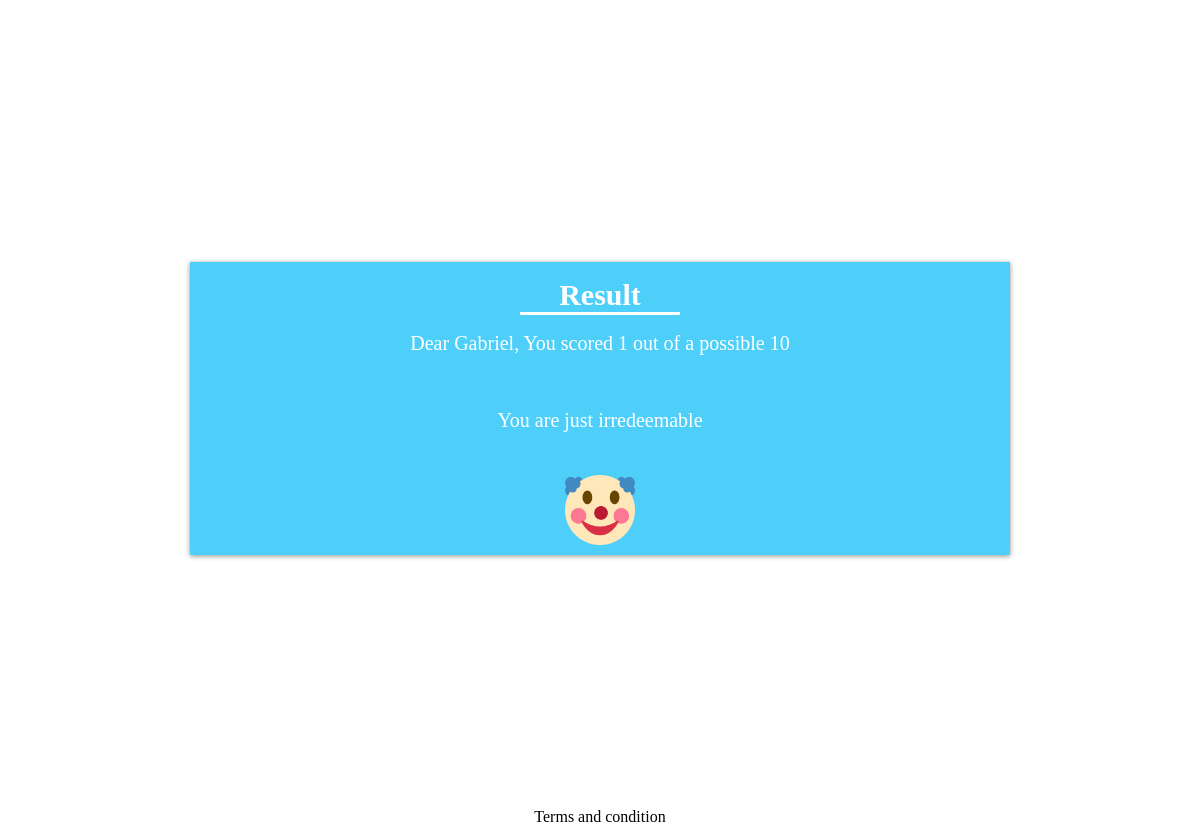
Page /result/1/ on the earlier database version.
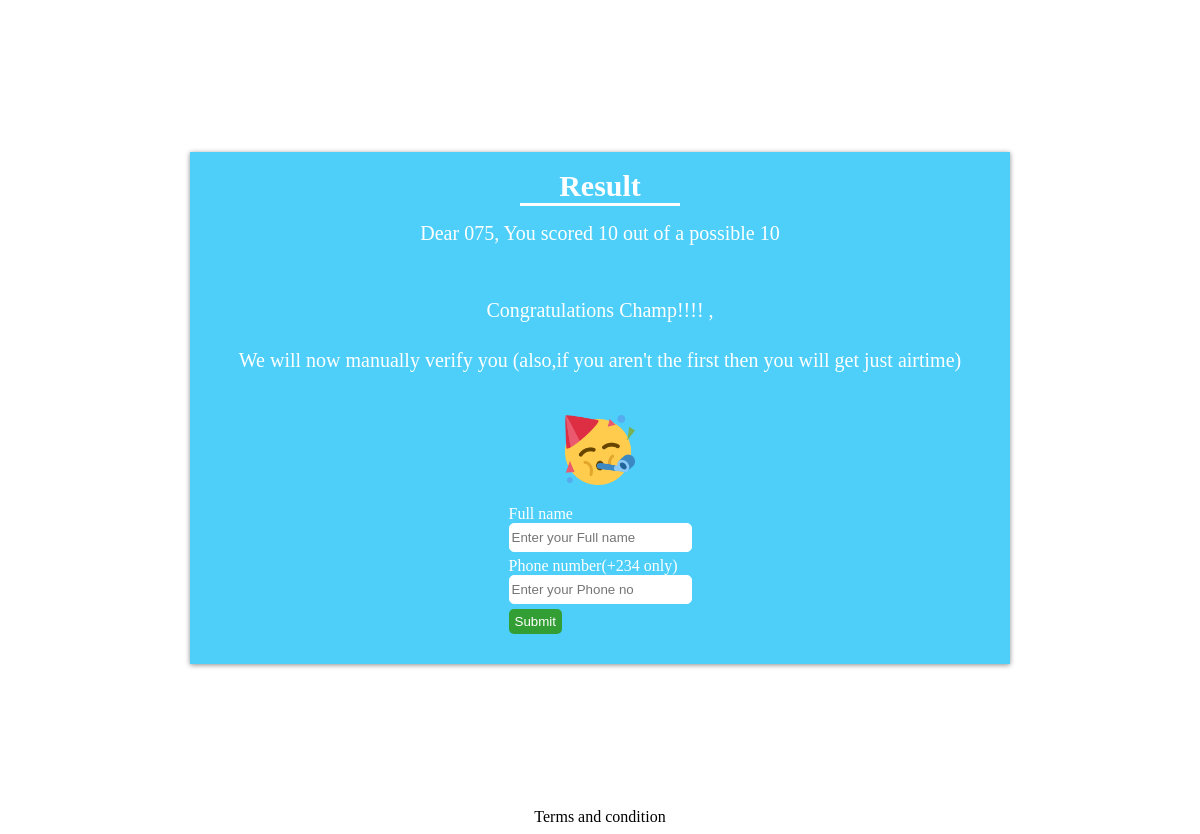
Same page on the later database version.
### core/models.py (models this page shows)
class UserAnswer(models.Model):
    user_id = models.AutoField(primary_key=True)
    user = models.CharField(max_length=15, blank=True,null=True,default=None)
    name = models.CharField(max_length=225, null=True, blank=True )
    verified = models.BooleanField(default=False,blank=True)
    answer_one = models.CharField(max_length=50, default=None, blank=True,null=True)
    answer_oneC = models.IntegerField(validators=[MinValueValidator(0),MaxValueValidator(1)], default=0)
    answerOne_status = models.BooleanField(default=False, blank=True)
    answer_two = models.CharField(max_length=50, default=None, blank=True,null=True)
    answer_twoC = models.IntegerField(validators=[MinValueValidator(0),MaxValueValidator(1)], default=0)
    answertwo_status = models.BooleanField(default=False, blank=True)
    answer_three = models.CharField(max_length=50, default=None, blank=True,null=True)
    answer_threeC = models.IntegerField(validators=[MinValueValidator(0),MaxValueValidator(1)], default=0)
    answerThree_status = models.BooleanField(default=False, blank=True)
    answer_four = models.CharField(max_length=50, default=None, blank=True,null=True)
    answer_fourC = models.IntegerField(validators=[MinValueValidator(0),MaxValueValidator(1)], default=0)
    answerFour_status = models.BooleanField(default=False, blank=True)
    answer_five = models.CharField(max_length=50, default=None, blank=True,null=True)
    answer_fiveC = models.IntegerField(validators=[MinValueValidator(0),MaxValueValidator(1)], default=0)
    answerFive_status = models.BooleanField(default=False, blank=True)
    answer_six = models.CharField(max_length=50, default=None, blank=True,null=True)
    answer_sixC = models.IntegerField(validators=[MinValueValidator(0),MaxValueValidator(1)], default=0)
    answerSix_status = models.BooleanField(default=False, blank=True)
    answer_seven = models.CharField(max_length=50, default=None, blank=True,null=True)
    answer_sevenC = models.IntegerField(validators=[MinValueValidator(0),MaxValueValidator(1)], default=0)
    answerSeven_status = models.BooleanField(default=False, blank=True)
    answer_eight = models.CharField(max_length=50, default=None, blank=True,null=True)
    answer_eightC = models.IntegerField(validators=[MinValueValidator(0),MaxValueValidator(1)], default=0)
    answerEight_status = models.BooleanField(default=False, blank=True)
    answer_nine = models.CharField(max_length=50, default=None, blank=True,null=True)
    answer_nineC = models.IntegerField(validators=[MinValueValidator(0),MaxValueValidator(1)], default=0)
    answerNine_status = models.BooleanField(default=False, blank=True)
    answer_ten = models.CharField(max_length=50, default=None, blank=True,null=True)
    answer_tenC = models.IntegerField(validators=[MinValueValidator(0),MaxValueValidator(1)], default=0)
    answerTen_status = models.BooleanField(default=False, blank=True)
    total = models.IntegerField(default=0)
    fastwinner =models.BooleanField(default=False, blank=True)
    winnername = models.CharField(max_length=50, default=None, blank=True,null=True)
    winnernumber =  models.CharField(max_length=11, default=None, blank=True,null=True)
    winneraccount = models.CharField(max_length=10, default=None, blank=True, null=True)
    Bank_name = models.CharField(max_length=50, default=None, blank=True,null=True)
    def user_id(self):
        return self.user_id
    def totalsec(self):
        dy = self.answer_oneC + self.answer_twoC + self.answer_threeC + self.answer_fourC + self.answer_fiveC + self.answer_sixC + self.answer_sevenC + self.answer_eightC + self.answer_nineC + self.answer_tenC
        return dy

### core/views.py (the view, shortened to what this page needs)
# urls.py: path('result/<user_id>/', result, name='result'),
def result(request, user_id):
    quiz = Quiz.objects.get()
    user_answer = UserAnswer.objects.get(pk=user_id)
    total = UserAnswer.totalsec
    form = UploadUserAnswer(request.POST)
    signal = 0
    print(user_id)
    print(quiz.fastwinner)
    if quiz.fastwinner == user_id:
        signal = True
    context={
        'quiz':quiz,
        'user_answer':user_answer,
        'total':total,
        'form':form,
        'signal':signal
    }
    return render(request, 'result.html', context)

### core/forms.py
class UploadUserAnswer(ModelForm):
    class Meta:
        model = UserAnswer
        fields = ['id','name', 'user','verified','winnername','winnernumber', 'winneraccount','Bank_name']

### core/templates/result.html (shortened to what this page needs)
{% load static %}
{% load widget_tweaks %}
<!DOCTYPE html>
<html>
    <head>
    </head>
    <body>
        <div class="container">
            <div class="divbox qq ">
                <div class="divbox heading"><p>Result</p></div>
                <div class="divbox firsttext">Dear {{user_answer.name}}, You scored
                    {{user_answer.totalsec}} out of a possible 10</div>
                    {% if user_answer.totalsec == 10 or user_answer.user == '+235678' %}
                    <div class="divbox midtext"><p>Congratulations Champ!!!! ,<br> We will now manually verify you (also,if you aren't the first then you will get just airtime)</p><br><br></div>
                    <div class="emoji"><img src="{% static 'images/celebrate.png' %}"></div>
                    <div class="divbox options">
                    <form method="POST" enctype="multipart/form-data">
                        <div class="questions">
                    <div class="break">
                    <div class="breakdetails">Full name</div>
                    {% render_field form.winnername class="input" placeholder="Enter your Full name" type="phone"  %}</div>
                    <div class="break">
                    <div class="breakdetails">Phone number(+234 only)</div>
                    {% render_field form.winnernumber class="input" placeholder="Enter your Phone no" type="phone" %}</div>
                        <div class="button">
                        <input type="Submit" value="Submit">
                        </div>
                    </form>
                    </div>
                    </div>
                    {% elif user_answer.totalsec >= 7 %}
                    <div class="divbox midtext"><p>That was awesome, but wasn't perfect, but sit tight if everyone are dummies</p></div>
                    <div class="emoji"><img src="{% static 'images/tongueout.png' %}"></div>
                    {% elif user_answer.totalsec >= 4 %}
                    <div class="divbox midtext"><p>O boy, you don't know me quite enough</p></div>
                    <div class="emoji"><img src="{% static 'images/glasses.png' %}"></div>
                    {% elif user_answer.totalsec >= 2 %}
                    <div class="divbox midtext"><p>I wouldn't call you dumb but, </p></div>
                    <div class="emoji"><img src="{% static 'images/sweatlaugh.png' %}"></div>
                    {% elif user_answer.totalsec >= 0 %}
                    <div class="divbox midtext"><p>You are just irredeemable</p></div>
                    <div class="emoji"><img src="{% static 'images/clown.png' %}"></div>
                    {% endif %}
                </div>
            </div>
            <div class="terms">
                Terms and condition
            </div>
    </body>

### core/templates/result.html (style rules this page uses)
.container { display: flex; flex-wrap: wrap; width: 100%; height: 800px; justify-content: center; align-items: center; align-content: center; align-self:center; }
.divbox { width:800px; margin:10px; max-height: 1200; color: #fff; display: flex; justify-content: center; padding: 10px; background-color: rgb(78, 207, 250); display: flex; flex-wrap: wrap; justify-content: center; align-items: center; }
.qq { box-shadow:0 1px 5px 0 rgba(0, 0, 0, .45); }
.heading { height: 10px; width: 20%; max-width: 40%; border-radius: 15px; align-content: center; }
.heading::after { content: ''; width: 600px; height: 3px; background: rgb(255, 255, 255); color: rgb(255, 255, 255); }
.heading p { margin: 0; font-weight: 900; font-size: 30px; }
.firsttext { margin:0; font-size: 20px; }
.divbox .midtext { margin: 0; font-size: 20px; justify-content: center; text-align: center; line-height: 50px; }
.divbox .emoji { display: flex; height: 70px; width: 70px; margin:0; position: relative; }
.terms { width: 100%; justify-content: center; display: flex; }
.options { display: flex; flex-wrap: wrap; justify-content: center; }
.questions { justify-content: center; }
.break { padding-bottom: 5px; }
.input { border-radius: 5px; border: 1px solid white; height: 25px; outline: none; height: 25px; }
.button input { border-radius: 5px; height: 25px; background: rgb(51, 158, 51); border: green 1px; color: white; justify-content: center; transition-duration: 0.3s; }

Differences in the rows shown:
changed UserAnswer: name "Gabriel" → "075"; totalsec "1" → "10"; answer_twoC 0 → 1 (drawn)
Other differences:
form field value: (not shown) → "Submit"
text no longer shown: "You are just irredeemable"
text now shown: "Congratulations Champ!!!! , We will now manually verify you (also,if you aren't the first then you will get just airtime) Full name Phone number(+234 only)"
